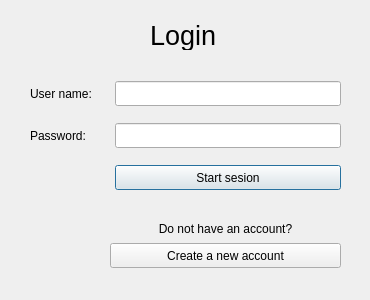
<?xml version="1.0" encoding="UTF-8"?>
<ui version="4.0">
 <class>Login</class>
 <widget class="QDialog" name="Login">
  <property name="geometry">
   <rect>
    <x>0</x>
    <y>0</y>
    <width>370</width>
    <height>300</height>
   </rect>
  </property>
  <property name="sizePolicy">
   <sizepolicy hsizetype="Expanding" vsizetype="Minimum">
    <horstretch>0</horstretch>
    <verstretch>0</verstretch>
   </sizepolicy>
  </property>
  <property name="minimumSize">
   <size>
    <width>370</width>
    <height>300</height>
   </size>
  </property>
  <property name="maximumSize">
   <size>
    <width>500</width>
    <height>300</height>
   </size>
  </property>
  <property name="sizeIncrement">
   <size>
    <width>1</width>
    <height>0</height>
   </size>
  </property>
  <property name="windowTitle">
   <string>Dialog</string>
  </property>
  <widget class="QLabel" name="lblLogin">
   <property name="geometry">
    <rect>
     <x>150</x>
     <y>20</y>
     <width>70</width>
     <height>30</height>
    </rect>
   </property>
   <property name="minimumSize">
    <size>
     <width>70</width>
     <height>30</height>
    </size>
   </property>
   <property name="maximumSize">
    <size>
     <width>100</width>
     <height>40</height>
    </size>
   </property>
   <property name="font">
    <font>
     <pointsize>20</pointsize>
    </font>
   </property>
   <property name="text">
    <string>Login</string>
   </property>
  </widget>
  <widget class="QWidget" name="layoutWidget">
   <property name="geometry">
    <rect>
     <x>30</x>
     <y>70</y>
     <width>311</width>
     <height>131</height>
    </rect>
   </property>
   <layout class="QGridLayout" name="gridLayout">
    <property name="sizeConstraint">
     <enum>QLayout::SetNoConstraint</enum>
    </property>
    <item row="0" column="0">
     <widget class="QLabel" name="lblUserName">
      <property name="sizePolicy">
       <sizepolicy hsizetype="Expanding" vsizetype="Minimum">
        <horstretch>2</horstretch>
        <verstretch>0</verstretch>
       </sizepolicy>
      </property>
      <property name="minimumSize">
       <size>
        <width>77</width>
        <height>25</height>
       </size>
      </property>
      <property name="maximumSize">
       <size>
        <width>100</width>
        <height>25</height>
       </size>
      </property>
      <property name="text">
       <string>User name:</string>
      </property>
     </widget>
    </item>
    <item row="0" column="1">
     <widget class="QLineEdit" name="lineEditUser">
      <property name="sizePolicy">
       <sizepolicy hsizetype="Expanding" vsizetype="Minimum">
        <horstretch>2</horstretch>
        <verstretch>0</verstretch>
       </sizepolicy>
      </property>
      <property name="minimumSize">
       <size>
        <width>226</width>
        <height>25</height>
       </size>
      </property>
      <property name="maximumSize">
       <size>
        <width>260</width>
        <height>25</height>
       </size>
      </property>
     </widget>
    </item>
    <item row="1" column="0">
     <widget class="QLabel" name="lblPassword">
      <property name="sizePolicy">
       <sizepolicy hsizetype="Expanding" vsizetype="Minimum">
        <horstretch>2</horstretch>
        <verstretch>0</verstretch>
       </sizepolicy>
      </property>
      <property name="minimumSize">
       <size>
        <width>77</width>
        <height>25</height>
       </size>
      </property>
      <property name="maximumSize">
       <size>
        <width>100</width>
        <height>25</height>
       </size>
      </property>
      <property name="text">
       <string>Password:</string>
      </property>
     </widget>
    </item>
    <item row="1" column="1">
     <widget class="QLineEdit" name="lineEditPassword">
      <property name="sizePolicy">
       <sizepolicy hsizetype="Expanding" vsizetype="Minimum">
        <horstretch>2</horstretch>
        <verstretch>0</verstretch>
       </sizepolicy>
      </property>
      <property name="minimumSize">
       <size>
        <width>226</width>
        <height>25</height>
       </size>
      </property>
      <property name="maximumSize">
       <size>
        <width>260</width>
        <height>25</height>
       </size>
      </property>
      <property name="echoMode">
       <enum>QLineEdit::Password</enum>
      </property>
     </widget>
    </item>
    <item row="2" column="1">
     <widget class="QPushButton" name="btnStartSesion">
      <property name="sizePolicy">
       <sizepolicy hsizetype="Expanding" vsizetype="Minimum">
        <horstretch>2</horstretch>
        <verstretch>0</verstretch>
       </sizepolicy>
      </property>
      <property name="minimumSize">
       <size>
        <width>226</width>
        <height>25</height>
       </size>
      </property>
      <property name="maximumSize">
       <size>
        <width>260</width>
        <height>25</height>
       </size>
      </property>
      <property name="text">
       <string>Start sesion</string>
      </property>
     </widget>
    </item>
   </layout>
  </widget>
  <widget class="QWidget" name="layoutWidget">
   <property name="geometry">
    <rect>
     <x>110</x>
     <y>220</y>
     <width>231</width>
     <height>50</height>
    </rect>
   </property>
   <layout class="QVBoxLayout" name="verticalLayout">
    <item>
     <widget class="QLabel" name="lblAccount">
      <property name="sizePolicy">
       <sizepolicy hsizetype="Expanding" vsizetype="Minimum">
        <horstretch>2</horstretch>
        <verstretch>0</verstretch>
       </sizepolicy>
      </property>
      <property name="minimumSize">
       <size>
        <width>229</width>
        <height>17</height>
       </size>
      </property>
      <property name="maximumSize">
       <size>
        <width>260</width>
        <height>17</height>
       </size>
      </property>
      <property name="text">
       <string>Do not have an account?</string>
      </property>
      <property name="alignment">
       <set>Qt::AlignCenter</set>
      </property>
     </widget>
    </item>
    <item>
     <widget class="QPushButton" name="btnCreateAccount">
      <property name="enabled">
       <bool>true</bool>
      </property>
      <property name="sizePolicy">
       <sizepolicy hsizetype="Expanding" vsizetype="Minimum">
        <horstretch>2</horstretch>
        <verstretch>0</verstretch>
       </sizepolicy>
      </property>
      <property name="minimumSize">
       <size>
        <width>229</width>
        <height>25</height>
       </size>
      </property>
      <property name="maximumSize">
       <size>
        <width>260</width>
        <height>25</height>
       </size>
      </property>
      <property name="text">
       <string>Create a new account</string>
      </property>
     </widget>
    </item>
   </layout>
  </widget>
 </widget>
 <resources/>
 <connections/>
</ui>
